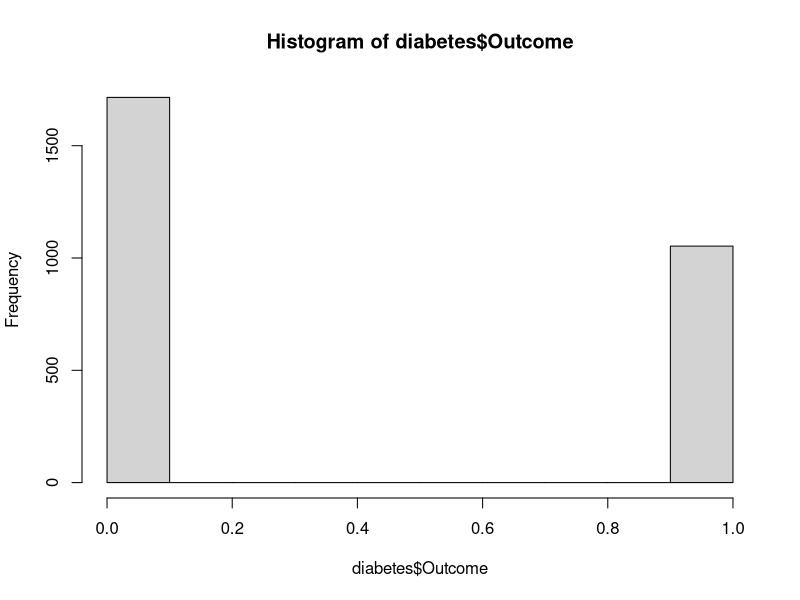
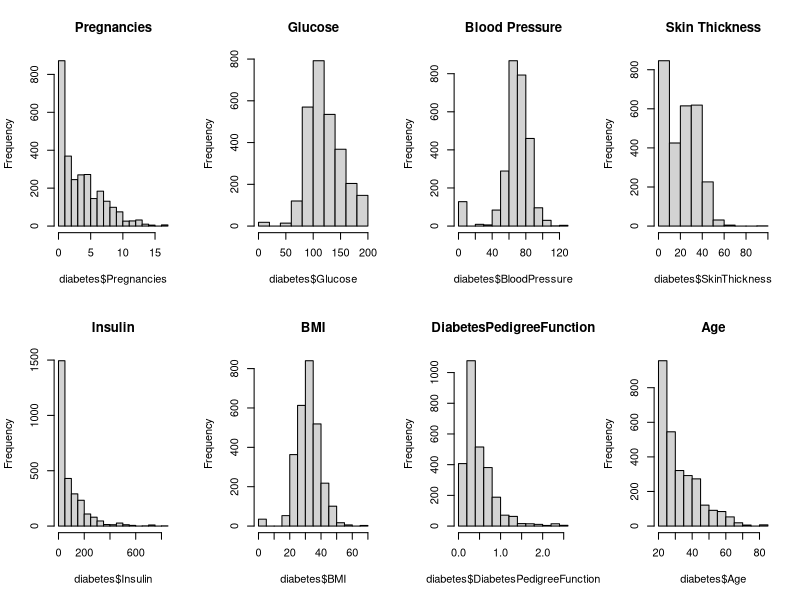
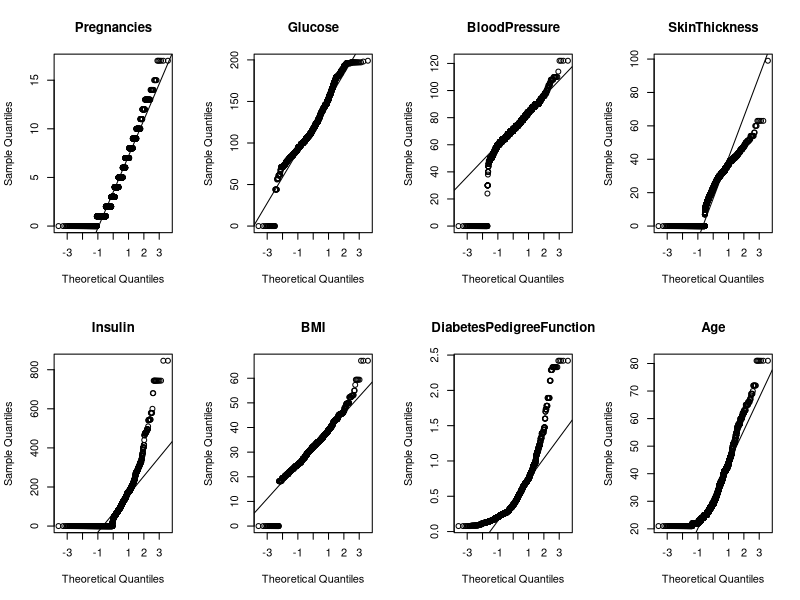
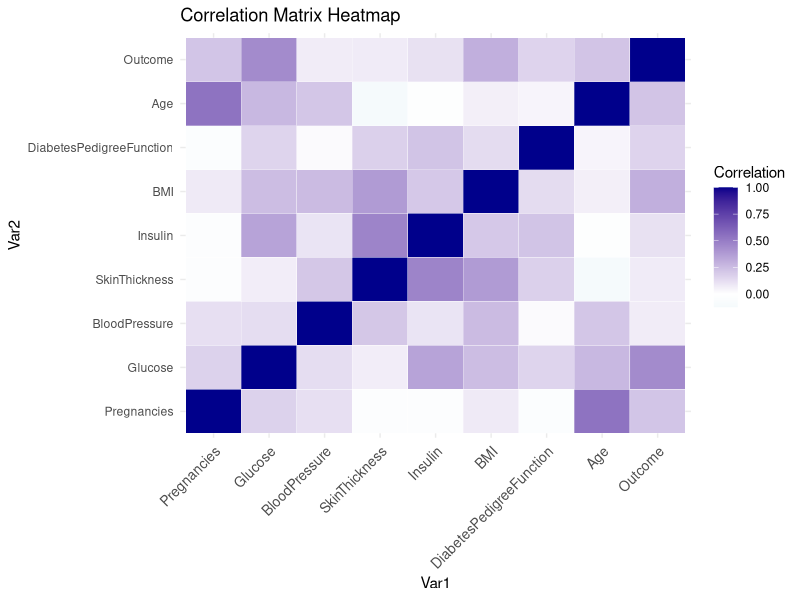

These charts were generated, in order, by the following R code: (Note: this script raises an error after producing the figures.)
## ---- chunk 1
# Importing required libraries in R
library(tidyverse)  # For data manipulation and visualization
library(ggplot2)    # For Visualization
library(reshape2)   # For Graphs
library(stats)      # For statistical functions
library(lmtest)     # For linear regression
library(car)        # For diagnostics
library(corrplot)   # For Multicolinearity
library(MASS)       # For Functions
library(caret)      # For data splitting
library(glmnet)     # For logistic regression
library(pROC)       # For creating AOCROC curve
library(boot)       # For Confidence Interval

## ---- chunk 2
# Load dataset
diabetes <- read.csv("full.csv")
## ---- chunk 3
# Display the first few rows of the dataset
head(diabetes)
## ---- chunk 4
summary(diabetes)
## ---- chunk 5
hist(diabetes$Outcome)
## ---- chunk 6
# Set up a layout for multiple plots
par(mfrow = c(2, 4))  # 2 rows, 2 columns

# Plot histograms for each variable
hist(diabetes$Pregnancies, main = "Pregnancies")
hist(diabetes$Glucose, main = "Glucose")
hist(diabetes$BloodPressure, main = "Blood Pressure")
hist(diabetes$SkinThickness, main = "Skin Thickness")
hist(diabetes$Insulin, main = "Insulin")
hist(diabetes$BMI, main = "BMI")
hist(diabetes$DiabetesPedigreeFunction, main = "DiabetesPedigreeFunction")
hist(diabetes$Age, main = "Age")

## ---- chunk 7
# Specify the variables to plot
variables <- c("Pregnancies", "Glucose", "BloodPressure", "SkinThickness",
               "Insulin", "BMI", "DiabetesPedigreeFunction", "Age")

# Set up a layout for multiple plots
par(mfrow = c(2, 4))  # 2 rows, 4 columns

# Plot QQ plots for each variable
for (var in variables) {
  qqnorm(diabetes[[var]], main = var)
  qqline(diabetes[[var]])
}

## ---- chunk 8
library(ggplot2)
library(reshape2)

# Calculate the correlation matrix
correlation_matrix <- cor(diabetes)

# Melt the correlation matrix for visualization
melted_corr <- melt(correlation_matrix)

# Plot the correlation matrix using ggplot2
ggplot(data = melted_corr, aes(x = Var1, y = Var2, fill = value)) +
  geom_tile(color = "white") +
  scale_fill_gradient2(low = "lightblue", high = "darkblue", 
                       midpoint = 0, name = "Correlation") +
  theme_minimal() +
  theme(axis.text.x = element_text(angle = 45, vjust = 1, size = 10, hjust = 1)) +
  labs(title = "Correlation Matrix Heatmap")

## ---- chunk 9
# Check for missing values
any(is.na(diabetes))

# Split the data into training, validation, and testing sets (70-15-15 split)
set.seed(786) # For reproducibility
index <- createDataPartition(diabetes$Outcome, p = 0.7, list = FALSE)
glmtrain_data <- diabetes[index, ]
temp <- diabetes[-index, ]
index <- createDataPartition(temp$Outcome, p = 0.5, list = FALSE)
glmvalid_data <- temp[index, ]
glmtest_data <- temp[-index, ]

# Check the dimensions of the split datasets
dim(glmtrain_data)
dim(glmvalid_data)
dim(glmtest_data)

# Fit logistic regression model on training data
GLM_model <- glm(Outcome ~ ., data = glmtrain_data, family = binomial)

# Make predictions on validation data
pred_glmvalid <- predict(GLM_model, newdata = glmvalid_data, type = "response")

# Convert probabilities to binary predictions
pred_glmvalid_binary <- ifelse(pred_glmvalid > 0.5, 1, 0)

# Evaluate performance on validation set
confusion_matrix_glmvalid <- table(pred_glmvalid_binary, glmvalid_data$Outcome)
confusion_matrix_glmvalid
GLM_accuracy_valid <- sum(diag(confusion_matrix_glmvalid)) / sum(confusion_matrix_glmvalid)
print(paste("GLM_accuracy_valid:", GLM_accuracy_valid))

# Calculate precision, recall, and F1 score on validation set
TP_valid <- confusion_matrix_glmvalid[2, 2]
FP_valid <- confusion_matrix_glmvalid[1, 2]
FN_valid <- confusion_matrix_glmvalid[2, 1]

glmprecision_valid <- TP_valid / (TP_valid + FP_valid)
glmrecall_valid <- TP_valid / (TP_valid + FN_valid)
glmF1_valid <- 2 * glmprecision_valid * glmrecall_valid / (glmprecision_valid + glmrecall_valid)

# Display results
print(paste("GLM_Precision_valid:", glmprecision_valid))
print(paste("GLM_Recall_valid:", glmrecall_valid))
print(paste("GLM_F1_Score_valid:", glmF1_valid))


# Make predictions on test data
pred_glmtest <- predict(GLM_model, newdata = glmtest_data, type = "response")

# Convert probabilities to binary predictions
pred_glmtest_binary <- ifelse(pred_glmtest > 0.5, 1, 0)

# Evaluate performance on test set
confusion_matrix_glmtest <- table(pred_glmtest_binary, glmtest_data$Outcome)
confusion_matrix_glmtest
GLM_accuracy_test <- sum(diag(confusion_matrix_glmtest)) / sum(confusion_matrix_glmtest)
print(paste("GLM_accuracy_test:", GLM_accuracy_test))



# Calculate precision, recall, and F1 score on test set
TP_test <- confusion_matrix_glmtest[2, 2]
FP_test <- confusion_matrix_glmtest[1, 2]
FN_test <- confusion_matrix_glmtest[2, 1]

glmprecision_test <- TP_test / (TP_test + FP_test)
glmrecall_test <- TP_test / (TP_test + FN_test)
glmF1_test <- 2 * glmprecision_test * glmrecall_test / (glmprecision_test + glmrecall_test)

print(paste("GLM_Precision_test:", glmprecision_test))
print(paste("GLM_Recall_test:", glmrecall_test))
print(paste("GLM_F1_Score_test:", glmF1_test))

## ---- chunk 10
summary(GLM_model)
## ---- chunk 11
# Function to perform bootstrapping and model fitting
bootstrap_and_fit <- function(train_data) {
  # Bootstrap sample
  boot_data <- train_data[sample(nrow(train_data), replace = TRUE), ]
  
  # Fit logistic regression model on bootstrap sample
  bsmodel <- glm(Outcome ~ ., data = boot_data, family = binomial)
  
  return(bsmodel)
}

# Set seed for reproducibility
set.seed(786)

# Split the data into training and testing sets
index_train <- sample(nrow(diabetes), 0.7 * nrow(diabetes))  # 70% train
bstrain_data <- diabetes[index_train, ]
bstest_data <- diabetes[-index_train, ]

# Perform bootstrapping and model fitting
bsmodels <- replicate(10, bootstrap_and_fit(bstrain_data), simplify = FALSE)

BETAS <- NULL
for (i in 1:10) {
  BETAS <- cbind(BETAS, as.matrix(bsmodels[[i]]$coeff))
}

BETAS_MEAN <- apply(BETAS, MARGIN = 1, FUN = mean)
BETAS_SD <- apply(BETAS, MARGIN = 1, FUN = sd)

UPPER <- BETAS_MEAN + qnorm(0.975) * BETAS_SD
LOWER <- BETAS_MEAN - qnorm(0.975) * BETAS_SD

# Predict on the test data
X_test <- cbind(1, bstest_data[, c(1:8)])
output_test <- 1 / (1 + exp(-as.matrix(X_test) %*% as.matrix(BETAS_MEAN)))
predicted_outcome_test <- ifelse(output_test >= 0.7, 1, 0)
BS_conf_matrix_test <- table(predicted_outcome_test, bstest_data$Outcome)
BS_accuracy_test <- sum(diag(BS_conf_matrix_test)) / sum(BS_conf_matrix_test)
BS_precision_test <- as.numeric(BS_conf_matrix_test[2, 2]) / sum(BS_conf_matrix_test[, 2])
BS_recall_test <- as.numeric(BS_conf_matrix_test[2, 2]) / sum(BS_conf_matrix_test[2, ])
BS_F1_score_test <- 2 * BS_precision_test * BS_recall_test / (BS_precision_test + BS_recall_test)

BETAS_MEAN
# Print results for test data
print("Test Confusion Matrix:")
print(BS_conf_matrix_test)
print(paste("Test Accuracy:", BS_accuracy_test))
print(paste("Test Precision:", BS_precision_test))
print(paste("Test Recall:", BS_recall_test))
print(paste("Test F1 Score:", BS_F1_score_test))

## ---- chunk 12
# Newton-Raphson Method
newton_raphson_method <- function(diabetes, threshold = 1e-10, max_iter = 70) {
  X <- model.matrix(Outcome ~ ., data = diabetes) # Exclude intercept column
  y <- diabetes$Outcome
  
  # Likelihood Function
  prob <- function(X, beta_new) {
    beta_new <- as.vector(beta_new)
    return(exp(X %*% beta_new) / (1 + exp(X %*% beta_new)))
  }
  
  beta_new <- rep(0, ncol(X))
  diff <- 10000
  iter_count <- 0
  
  while(diff > threshold) {
    p <- as.vector(prob(X, beta_new))
    W <- diag(p * (1 - p))
    
    
    beta_change <- solve(t(X) %*% W %*% X) %*% t(X) %*% (y - p)
    
    # Update beta
    beta_new <- beta_new + beta_change
    diff <- sum(beta_change^2)
    iter_count <- iter_count + 1
    
    if(iter_count > max_iter) {
      stop("Not converging.")
    }
  }
  
  coef <- c("(Intercept)" = beta_new[1], Pregnancies = beta_new[2], Glucose = beta_new[3],
            BloodPressure = beta_new[4], SkinThickness = beta_new[5], Insulin = beta_new[6], 
            BMI = beta_new[7], DiabetesPedigreeFunction = beta_new[8], Age = beta_new[9])
  # c=c(coef,beta_new)
  return(coef)
}

# Calling the function with my dataset
newton_raphson_method(diabetes)

## ---- chunk 13
# Set seed for reproducibility
set.seed(786)

# Apply Newton-Raphson method on training data
train_coefficients <- newton_raphson_method(train_data)
train_coefficients <- as.matrix(train_coefficients)

# Get the coefficients from the training result
train_coef <- train_coefficients[[2]]

# Extract predictors from test data
X_test <- model.matrix(Outcome ~ ., data = test_data)

# Calculate predicted probabilities for test data using coefficients from training
predicted_probabilities <- exp(X_test %*% train_coefficients) / (1 + exp(X_test %*% train_coefficients))

# Convert probabilities to binary predictions (0 or 1) based on threshold (e.g., 0.5)
predicted_outcome <- ifelse(predicted_probabilities >= 0.5, 1, 0)

# Extract actual outcomes from test data
y_test <- test_data$Outcome

# Calculate accuracy on test data
NR_accuracy <- sum(predicted_outcome == y_test) / length(y_test)

# Compute AUC-ROC curve on test set
roc_NR <- roc(y_test, predicted_probabilities)
auc_NR <- auc(roc_NR)

# Calculate accuracy on test data
NR_accuracy <- sum(predicted_outcome == y_test) / length(y_test)


# Compute confusion matrix on test set
confusion_matrix_NR <- table(predicted_outcome, y_test)

# Compute precision, recall, and F1 score on test set
precision_NR <- confusion_matrix_NR[2, 2] / sum(confusion_matrix_NR[, 2])
recall_NR <- confusion_matrix_NR[2, 2] / sum(confusion_matrix_NR[2, ])
f1_score_NR <- 2 * (precision_NR * recall_NR) / (precision_NR + recall_NR)

# Plot AUC-ROC curve for test set
plot(roc_NR, main = "AUC-ROC Curve for Newton-Raphson Method on Test Set")

# Print or visualize performance metrics on test set
print(paste("AUC-ROC:", auc_NR))
print(confusion_matrix_NR)
print(paste("Precision:", precision_NR))
print(paste("Recall:", recall_NR))
print(paste("F1 Score:", f1_score_NR))
print(paste("MLE Model Accuracy:", NR_accuracy))

